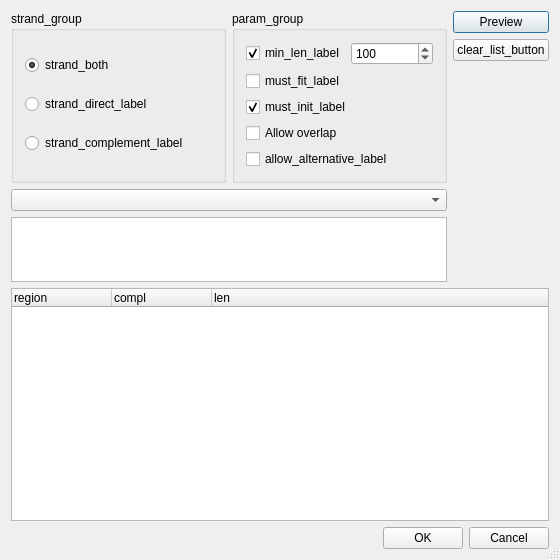
<?xml version="1.0" encoding="UTF-8"?>
<ui version="4.0">
 <class>ORFDialogBase</class>
 <widget class="QDialog" name="ORFDialogBase">
  <property name="geometry">
   <rect>
    <x>0</x>
    <y>0</y>
    <width>560</width>
    <height>560</height>
   </rect>
  </property>
  <property name="sizePolicy">
   <sizepolicy hsizetype="Preferred" vsizetype="Minimum">
    <horstretch>0</horstretch>
    <verstretch>0</verstretch>
   </sizepolicy>
  </property>
  <property name="minimumSize">
   <size>
    <width>560</width>
    <height>560</height>
   </size>
  </property>
  <property name="maximumSize">
   <size>
    <width>32767</width>
    <height>32767</height>
   </size>
  </property>
  <property name="mouseTracking">
   <bool>false</bool>
  </property>
  <property name="windowTitle">
   <string>Find ORFs settings</string>
  </property>
  <property name="toolTip">
   <string/>
  </property>
  <property name="whatsThis">
   <string>find_dialog_wit</string>
  </property>
  <property name="sizeGripEnabled">
   <bool>true</bool>
  </property>
  <layout class="QVBoxLayout" name="verticalLayout_4">
   <item>
    <layout class="QGridLayout" name="gridLayout">
     <item row="0" column="0">
      <layout class="QHBoxLayout" name="horizontalLayout_2">
       <item>
        <widget class="QGroupBox" name="bgStrand">
         <property name="sizePolicy">
          <sizepolicy hsizetype="Minimum" vsizetype="Minimum">
           <horstretch>0</horstretch>
           <verstretch>0</verstretch>
          </sizepolicy>
         </property>
         <property name="title">
          <string>strand_group</string>
         </property>
         <layout class="QVBoxLayout" name="verticalLayout">
          <item>
           <widget class="QRadioButton" name="rbBoth">
            <property name="toolTip">
             <string>strand_both_wit</string>
            </property>
            <property name="whatsThis">
             <string>strand_both_wit</string>
            </property>
            <property name="text">
             <string>strand_both</string>
            </property>
            <property name="checked">
             <bool>true</bool>
            </property>
           </widget>
          </item>
          <item>
           <widget class="QRadioButton" name="rbDirect">
            <property name="toolTip">
             <string>strand_direct_wit</string>
            </property>
            <property name="whatsThis">
             <string>strand_direct_wit</string>
            </property>
            <property name="text">
             <string>strand_direct_label</string>
            </property>
            <property name="shortcut">
             <string/>
            </property>
            <property name="checked">
             <bool>false</bool>
            </property>
           </widget>
          </item>
          <item>
           <widget class="QRadioButton" name="rbComplement">
            <property name="toolTip">
             <string>strand_complement_wit</string>
            </property>
            <property name="whatsThis">
             <string>strand_complement_wit</string>
            </property>
            <property name="text">
             <string>strand_complement_label</string>
            </property>
            <property name="shortcut">
             <string/>
            </property>
           </widget>
          </item>
         </layout>
        </widget>
       </item>
       <item>
        <widget class="QGroupBox" name="groupBox">
         <property name="minimumSize">
          <size>
           <width>0</width>
           <height>120</height>
          </size>
         </property>
         <property name="title">
          <string>param_group</string>
         </property>
         <layout class="QVBoxLayout" name="verticalLayout_3">
          <item>
           <layout class="QHBoxLayout" name="horizontalLayout">
            <item>
             <widget class="QCheckBox" name="ckMinLen">
              <property name="toolTip">
               <string>min_len_tip</string>
              </property>
              <property name="whatsThis">
               <string>min_len_tip</string>
              </property>
              <property name="text">
               <string>min_len_label</string>
              </property>
              <property name="checked">
               <bool>true</bool>
              </property>
             </widget>
            </item>
            <item>
             <widget class="QSpinBox" name="sbMinLen">
              <property name="enabled">
               <bool>true</bool>
              </property>
              <property name="sizePolicy">
               <sizepolicy hsizetype="Minimum" vsizetype="Minimum">
                <horstretch>0</horstretch>
                <verstretch>0</verstretch>
               </sizepolicy>
              </property>
              <property name="toolTip">
               <string/>
              </property>
              <property name="whatsThis">
               <string/>
              </property>
              <property name="suffix">
               <string/>
              </property>
              <property name="minimum">
               <number>1</number>
              </property>
              <property name="maximum">
               <number>999999999</number>
              </property>
              <property name="value">
               <number>100</number>
              </property>
             </widget>
            </item>
           </layout>
          </item>
          <item>
           <widget class="QCheckBox" name="ckFit">
            <property name="toolTip">
             <string>must_fit_tip</string>
            </property>
            <property name="whatsThis">
             <string>must_fit_tip</string>
            </property>
            <property name="text">
             <string>must_fit_label</string>
            </property>
           </widget>
          </item>
          <item>
           <widget class="QCheckBox" name="ckInit">
            <property name="toolTip">
             <string>must_init_tip</string>
            </property>
            <property name="whatsThis">
             <string>must_init_tip</string>
            </property>
            <property name="text">
             <string>must_init_label</string>
            </property>
            <property name="checked">
             <bool>true</bool>
            </property>
           </widget>
          </item>
          <item>
           <widget class="QCheckBox" name="ckOverlap">
            <property name="toolTip">
             <string>allow_overlap_tip</string>
            </property>
            <property name="text">
             <string>Allow overlap</string>
            </property>
           </widget>
          </item>
          <item>
           <widget class="QCheckBox" name="ckAlt">
            <property name="enabled">
             <bool>true</bool>
            </property>
            <property name="sizePolicy">
             <sizepolicy hsizetype="Preferred" vsizetype="Fixed">
              <horstretch>0</horstretch>
              <verstretch>0</verstretch>
             </sizepolicy>
            </property>
            <property name="toolTip">
             <string>allow_alt_tip</string>
            </property>
            <property name="whatsThis">
             <string>allow_alt_tip</string>
            </property>
            <property name="text">
             <string>allow_alternative_label</string>
            </property>
           </widget>
          </item>
         </layout>
        </widget>
       </item>
      </layout>
     </item>
     <item row="0" column="1" rowspan="3">
      <layout class="QVBoxLayout" name="verticalLayout_2">
       <item>
        <widget class="QPushButton" name="pbFindAll">
         <property name="enabled">
          <bool>true</bool>
         </property>
         <property name="sizePolicy">
          <sizepolicy hsizetype="Minimum" vsizetype="Fixed">
           <horstretch>0</horstretch>
           <verstretch>0</verstretch>
          </sizepolicy>
         </property>
         <property name="toolTip">
          <string/>
         </property>
         <property name="whatsThis">
          <string>find_all_wit</string>
         </property>
         <property name="text">
          <string>Preview</string>
         </property>
         <property name="shortcut">
          <string/>
         </property>
         <property name="default">
          <bool>true</bool>
         </property>
         <property name="flat">
          <bool>false</bool>
         </property>
        </widget>
       </item>
       <item>
        <widget class="QPushButton" name="pbClearList">
         <property name="sizePolicy">
          <sizepolicy hsizetype="Minimum" vsizetype="Fixed">
           <horstretch>0</horstretch>
           <verstretch>0</verstretch>
          </sizepolicy>
         </property>
         <property name="text">
          <string>clear_list_button</string>
         </property>
         <property name="shortcut">
          <string/>
         </property>
        </widget>
       </item>
       <item>
        <spacer name="spacer4">
         <property name="orientation">
          <enum>Qt::Vertical</enum>
         </property>
         <property name="sizeType">
          <enum>QSizePolicy::MinimumExpanding</enum>
         </property>
         <property name="sizeHint" stdset="0">
          <size>
           <width>88</width>
           <height>17</height>
          </size>
         </property>
        </spacer>
       </item>
      </layout>
     </item>
     <item row="1" column="0">
      <widget class="QComboBox" name="transCombo"/>
     </item>
     <item row="2" column="0">
      <widget class="QTextEdit" name="codonsView">
       <property name="sizePolicy">
        <sizepolicy hsizetype="Expanding" vsizetype="Preferred">
         <horstretch>0</horstretch>
         <verstretch>0</verstretch>
        </sizepolicy>
       </property>
       <property name="minimumSize">
        <size>
         <width>0</width>
         <height>65</height>
        </size>
       </property>
       <property name="maximumSize">
        <size>
         <width>16777215</width>
         <height>65</height>
        </size>
       </property>
       <property name="readOnly">
        <bool>true</bool>
       </property>
      </widget>
     </item>
    </layout>
   </item>
   <item>
    <widget class="QTreeWidget" name="resultsTree">
     <property name="rootIsDecorated">
      <bool>false</bool>
     </property>
     <column>
      <property name="text">
       <string>region</string>
      </property>
     </column>
     <column>
      <property name="text">
       <string>compl</string>
      </property>
     </column>
     <column>
      <property name="text">
       <string>len</string>
      </property>
     </column>
    </widget>
   </item>
   <item>
    <layout class="QHBoxLayout" name="rangeSelectorLayout"/>
   </item>
   <item>
    <layout class="QHBoxLayout" name="horizontalLayout_5">
     <item>
      <widget class="QLabel" name="statusLabel">
       <property name="text">
        <string/>
       </property>
      </widget>
     </item>
     <item>
      <widget class="QDialogButtonBox" name="buttonBox">
       <property name="standardButtons">
        <set>QDialogButtonBox::Cancel|QDialogButtonBox::Ok</set>
       </property>
      </widget>
     </item>
    </layout>
   </item>
  </layout>
 </widget>
 <layoutdefault spacing="6" margin="11"/>
 <tabstops>
  <tabstop>pbFindAll</tabstop>
  <tabstop>rbBoth</tabstop>
  <tabstop>rbDirect</tabstop>
  <tabstop>rbComplement</tabstop>
  <tabstop>sbMinLen</tabstop>
 </tabstops>
 <resources/>
 <connections>
  <connection>
   <sender>ckMinLen</sender>
   <signal>toggled(bool)</signal>
   <receiver>sbMinLen</receiver>
   <slot>setEnabled(bool)</slot>
   <hints>
    <hint type="sourcelabel">
     <x>303</x>
     <y>32</y>
    </hint>
    <hint type="destinationlabel">
     <x>419</x>
     <y>32</y>
    </hint>
   </hints>
  </connection>
  <connection>
   <sender>buttonBox</sender>
   <signal>accepted()</signal>
   <receiver>ORFDialogBase</receiver>
   <slot>accept()</slot>
   <hints>
    <hint type="sourcelabel">
     <x>275</x>
     <y>537</y>
    </hint>
    <hint type="destinationlabel">
     <x>272</x>
     <y>279</y>
    </hint>
   </hints>
  </connection>
  <connection>
   <sender>buttonBox</sender>
   <signal>rejected()</signal>
   <receiver>ORFDialogBase</receiver>
   <slot>reject()</slot>
   <hints>
    <hint type="sourcelabel">
     <x>275</x>
     <y>537</y>
    </hint>
    <hint type="destinationlabel">
     <x>272</x>
     <y>279</y>
    </hint>
   </hints>
  </connection>
 </connections>
</ui>
